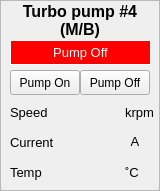
  <widget class="QFrame" name="frame_6" >
   <property name="geometry" >
    <rect>
     <x>775</x>
     <y>90</y>
     <width>160</width>
     <height>191</height>
    </rect>
   </property>
   <property name="frameShape" >
    <enum>QFrame::StyledPanel</enum>
   </property>
   <property name="frameShadow" >
    <enum>QFrame::Raised</enum>
   </property>
   <widget class="QLabel" name="lbTP4" >
    <property name="geometry" >
     <rect>
      <x>0</x>
      <y>0</y>
      <width>160</width>
      <height>41</height>
     </rect>
    </property>
    <property name="font" >
     <font>
      <pointsize>12</pointsize>
      <weight>75</weight>
      <bold>true</bold>
     </font>
    </property>
    <property name="frameShape" >
     <enum>QFrame::NoFrame</enum>
    </property>
    <property name="frameShadow" >
     <enum>QFrame::Raised</enum>
    </property>
    <property name="text" >
     <string>Turbo pump #4
(M/B)</string>
    </property>
    <property name="alignment" >
     <set>Qt::AlignCenter</set>
    </property>
   </widget>
   <widget class="QLabel" name="label_43" >
    <property name="geometry" >
     <rect>
      <x>125</x>
      <y>100</y>
      <width>30</width>
      <height>25</height>
     </rect>
    </property>
    <property name="font" >
     <font>
      <pointsize>10</pointsize>
      <weight>50</weight>
      <bold>false</bold>
     </font>
    </property>
    <property name="text" >
     <string>krpm</string>
    </property>
   </widget>
   <widget class="QLabel" name="lbTP4_1" >
    <property name="geometry" >
     <rect>
      <x>10</x>
      <y>100</y>
      <width>41</width>
      <height>25</height>
     </rect>
    </property>
    <property name="font" >
     <font>
      <pointsize>10</pointsize>
      <weight>50</weight>
      <bold>false</bold>
     </font>
    </property>
    <property name="text" >
     <string>Speed</string>
    </property>
   </widget>
   <widget class="QLabel" name="lbTP4_2" >
    <property name="geometry" >
     <rect>
      <x>10</x>
      <y>160</y>
      <width>41</width>
      <height>25</height>
     </rect>
    </property>
    <property name="font" >
     <font>
      <pointsize>10</pointsize>
      <weight>50</weight>
      <bold>false</bold>
     </font>
    </property>
    <property name="text" >
     <string>Temp</string>
    </property>
   </widget>
   <widget class="QLabel" name="label_46" >
    <property name="geometry" >
     <rect>
      <x>125</x>
      <y>160</y>
      <width>30</width>
      <height>25</height>
     </rect>
    </property>
    <property name="font" >
     <font>
      <pointsize>10</pointsize>
      <weight>50</weight>
      <bold>false</bold>
     </font>
    </property>
    <property name="text" >
     <string>˚C</string>
    </property>
   </widget>
   <widget class="QLabel" name="lbTP4_3" >
    <property name="geometry" >
     <rect>
      <x>10</x>
      <y>130</y>
      <width>47</width>
      <height>25</height>
     </rect>
    </property>
    <property name="font" >
     <font>
      <pointsize>10</pointsize>
      <weight>50</weight>
      <bold>false</bold>
     </font>
    </property>
    <property name="text" >
     <string>Current</string>
    </property>
   </widget>
   <widget class="CALabel" name="calbTMP_4" >
    <property name="geometry" >
     <rect>
      <x>10</x>
      <y>40</y>
      <width>141</width>
      <height>25</height>
     </rect>
    </property>
    <property name="palette" >
     <palette>
      <active>
       <colorrole role="WindowText" >
        <brush brushstyle="SolidPattern" >
         <color alpha="255" >
          <red>255</red>
          <green>255</green>
          <blue>255</blue>
         </color>
        </brush>
       </colorrole>
       <colorrole role="Window" >
        <brush brushstyle="SolidPattern" >
         <color alpha="255" >
          <red>255</red>
          <green>0</green>
          <blue>0</blue>
         </color>
        </brush>
       </colorrole>
      </active>
      <inactive>
       <colorrole role="WindowText" >
        <brush brushstyle="SolidPattern" >
         <color alpha="255" >
          <red>255</red>
          <green>255</green>
          <blue>255</blue>
         </color>
        </brush>
       </colorrole>
       <colorrole role="Window" >
        <brush brushstyle="SolidPattern" >
         <color alpha="255" >
          <red>255</red>
          <green>0</green>
          <blue>0</blue>
         </color>
        </brush>
       </colorrole>
      </inactive>
      <disabled>
       <colorrole role="WindowText" >
        <brush brushstyle="SolidPattern" >
         <color alpha="255" >
          <red>128</red>
          <green>128</green>
          <blue>128</blue>
         </color>
        </brush>
       </colorrole>
       <colorrole role="Window" >
        <brush brushstyle="SolidPattern" >
         <color alpha="255" >
          <red>239</red>
          <green>239</green>
          <blue>239</blue>
         </color>
        </brush>
       </colorrole>
      </disabled>
     </palette>
    </property>
    <property name="font" >
     <font>
      <pointsize>10</pointsize>
     </font>
    </property>
    <property name="autoFillBackground" >
     <bool>true</bool>
    </property>
    <property name="frameShape" >
     <enum>QFrame::Box</enum>
    </property>
    <property name="text" >
     <string>Pump Off</string>
    </property>
    <property name="alignment" >
     <set>Qt::AlignCenter</set>
    </property>
    <property name="pvname" >
     <string/>
    </property>
    <property name="cmode" stdset="0" >
     <enum>CALabel::Alarm</enum>
    </property>
    <property name="fillcol" stdset="0" >
     <color>
      <red>255</red>
      <green>0</green>
      <blue>0</blue>
     </color>
    </property>
    <property name="truelabel" >
     <string>Pump On</string>
    </property>
    <property name="falselabel" >
     <string>Pump Off</string>
    </property>
   </widget>
   <widget class="CADisplayer" name="cadpTP4_2" >
    <property name="geometry" >
     <rect>
      <x>60</x>
      <y>160</y>
      <width>60</width>
      <height>22</height>
     </rect>
    </property>
    <property name="font" >
     <font>
      <weight>75</weight>
      <bold>true</bold>
     </font>
    </property>
    <property name="nuformat" stdset="0" >
     <enum>CADisplayer::RealOne</enum>
    </property>
    <property name="pvname" >
     <string>EC1_TMP4_STS_TEMP</string>
    </property>
    <property name="lineWidth" stdset="0" >
     <number>1</number>
    </property>
    <property name="fillcol" stdset="0" >
     <color>
      <red>0</red>
      <green>170</green>
      <blue>0</blue>
     </color>
    </property>
   </widget>
   <widget class="CADisplayer" name="cadpTP4_4" >
    <property name="geometry" >
     <rect>
      <x>60</x>
      <y>130</y>
      <width>60</width>
      <height>22</height>
     </rect>
    </property>
    <property name="font" >
     <font>
      <weight>75</weight>
      <bold>true</bold>
     </font>
    </property>
    <property name="nuformat" stdset="0" >
     <enum>CADisplayer::RealOne</enum>
    </property>
    <property name="pvname" >
     <string>EC1_TMP4_STS_AMP</string>
    </property>
    <property name="lineWidth" stdset="0" >
     <number>1</number>
    </property>
    <property name="fillcol" stdset="0" >
     <color>
      <red>0</red>
      <green>170</green>
      <blue>0</blue>
     </color>
    </property>
   </widget>
   <widget class="CADisplayer" name="cadpTP4_1" >
    <property name="geometry" >
     <rect>
      <x>60</x>
      <y>100</y>
      <width>60</width>
      <height>22</height>
     </rect>
    </property>
    <property name="font" >
     <font>
      <weight>75</weight>
      <bold>true</bold>
     </font>
    </property>
    <property name="nuformat" stdset="0" >
     <enum>CADisplayer::Integer</enum>
    </property>
    <property name="pvname" >
     <string>EC1_TMP4_STS_RPM</string>
    </property>
    <property name="lineWidth" stdset="0" >
     <number>1</number>
    </property>
    <property name="fillcol" stdset="0" >
     <color>
      <red>0</red>
      <green>170</green>
      <blue>0</blue>
     </color>
    </property>
   </widget>
   <widget class="CAPushButton" name="capbTP1_7" >
    <property name="geometry" >
     <rect>
      <x>80</x>
      <y>70</y>
      <width>70</width>
      <height>25</height>
     </rect>
    </property>
    <property name="text" >
     <string>Pump Off</string>
    </property>
    <property name="buttonType" >
     <enum>CAPushButton::PulseButton</enum>
    </property>
    <property name="pvname" >
     <string>EC1_TMP4_ECMD_STOP</string>
    </property>
    <property name="truelabel" >
     <string>Pump Off</string>
    </property>
    <property name="falselabel" >
     <string>Pump Off</string>
    </property>
    <property name="selColor" >
     <color>
      <red>255</red>
      <green>0</green>
      <blue>0</blue>
     </color>
    </property>
    <property name="unselColor" >
     <color>
      <red>220</red>
      <green>220</green>
      <blue>220</blue>
     </color>
    </property>
    <property name="selTColor" >
     <color>
      <red>255</red>
      <green>255</green>
      <blue>255</blue>
     </color>
    </property>
    <property name="unselTColor" >
     <color>
      <red>0</red>
      <green>0</green>
      <blue>0</blue>
     </color>
    </property>
   </widget>
   <widget class="CAPushButton" name="capbTP1_8" >
    <property name="geometry" >
     <rect>
      <x>10</x>
      <y>70</y>
      <width>70</width>
      <height>25</height>
     </rect>
    </property>
    <property name="text" >
     <string>Pump On</string>
    </property>
    <property name="buttonType" >
     <enum>CAPushButton::PulseButton</enum>
    </property>
    <property name="pvname" >
     <string>EC1_TMP4_ECMD_STRT</string>
    </property>
    <property name="truelabel" >
     <string>Pump On</string>
    </property>
    <property name="falselabel" >
     <string>Pump On</string>
    </property>
    <property name="selColor" >
     <color>
      <red>0</red>
      <green>170</green>
      <blue>0</blue>
     </color>
    </property>
    <property name="selTColor" >
     <color>
      <red>0</red>
      <green>0</green>
      <blue>0</blue>
     </color>
    </property>
   </widget>
   <widget class="CADisplayer" name="cadpTP4_3" >
    <property name="geometry" >
     <rect>
      <x>100</x>
      <y>0</y>
      <width>60</width>
      <height>22</height>
     </rect>
    </property>
    <property name="nuformat" stdset="0" >
     <enum>CADisplayer::Integer</enum>
    </property>
    <property name="pvname" >
     <string>EC1_TMP4_STS_OPR</string>
    </property>
    <property name="lineWidth" stdset="0" >
     <number>1</number>
    </property>
    <property name="fillcol" stdset="0" >
     <color>
      <red>255</red>
      <green>255</green>
      <blue>0</blue>
     </color>
    </property>
   </widget>
   <widget class="QLabel" name="label_151" >
    <property name="geometry" >
     <rect>
      <x>125</x>
      <y>130</y>
      <width>20</width>
      <height>22</height>
     </rect>
    </property>
    <property name="font" >
     <font>
      <pointsize>10</pointsize>
      <weight>50</weight>
      <bold>false</bold>
     </font>
    </property>
    <property name="text" >
     <string>A</string>
    </property>
    <property name="alignment" >
     <set>Qt::AlignCenter</set>
    </property>
   </widget>
  </widget>
